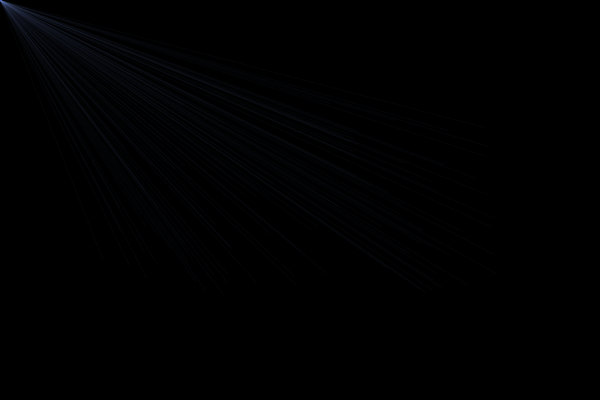
Frame 1 (no input)
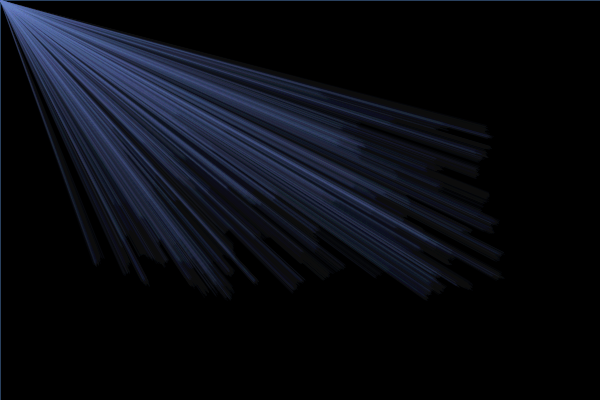
Frame 60 (the mouse pressed at the canvas centre just before this capture)
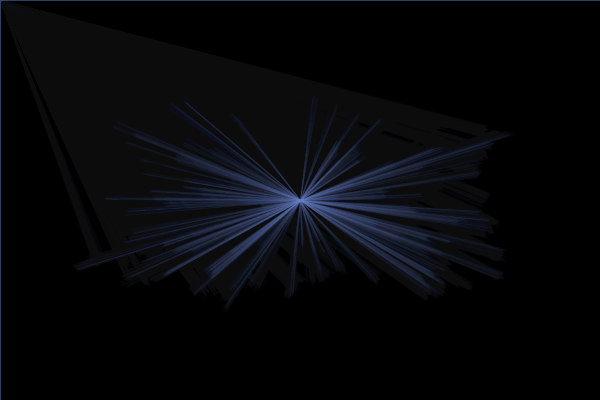
Frame 120 (the mouse held since frame 60 and released just before this capture)

The Processing sketch that drew these frames (run headless with seeded random() and noise(); from frame 60 on, the mouse is pressed at the canvas centre):

// Processing sketch: processing_56996
// ── processing_56996.pde

Ball ball[]=new Ball[100];
//int sijainti[50,60,30,20,10,80];
int i;
void setup() {
  background(0);
  size (600, 400);
  ellipseMode(CENTER);
  for (i=0;i<ball.length;i++) {
    ball[i]=new Ball(random(35, 45), color(random(50, 150), random(50, 150), random(50, 150), 50), random(100, 500), random(100, 300));
  }
}

void draw() {
  fill(0, 10);
  rect(0, 0, width, height);
  for (i=0;i<ball.length;i++) {
    ball[i].move();
    ball[i].display();
  }
}

class Ball {
  float s;
  float x, y;
  color c;

  Ball(float _s, color _c, float _x, float _y) {
    s=_s;
    x=_x;
    y=_y;
    c=_c;
  }
  void move() {
    x+= random(-2, 2);
    y+= random(-2, 2);
  }
  void display() {
//    fill(c);
    stroke(100,120,211, 10);
    //    scale(0.8);
    line(x, y, mouseX, mouseY);
  }
}
